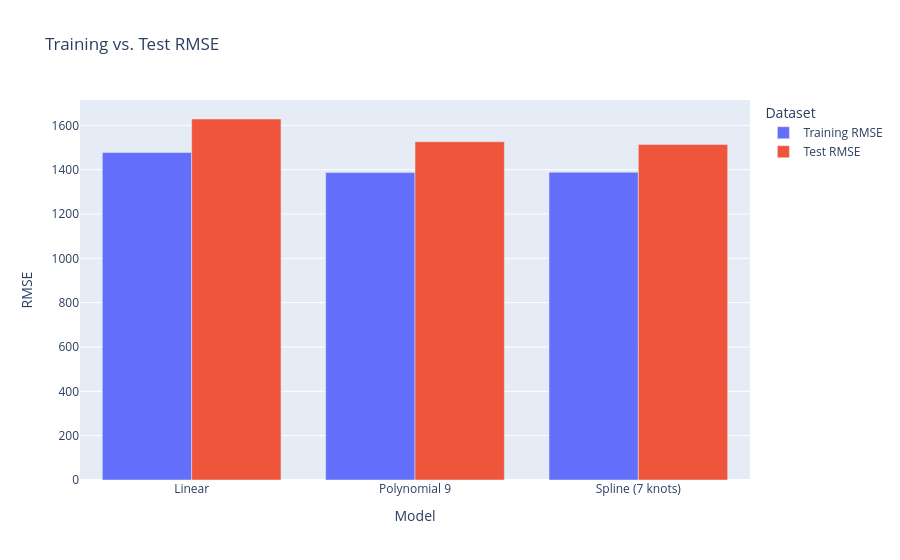

Here is the notebook cell this chart was saved with:
### Code cell
rmse_long = rmse_table.melt(
    id_vars="Model",
    value_vars=[
        "Training RMSE",
        "Test RMSE"
    ],
    var_name="Dataset",
    value_name="RMSE"
)

fig = px.bar(
    rmse_long,
    x="Model",
    y="RMSE",
    color="Dataset",
    barmode="group",
    title="Training vs. Test RMSE"
)

fig.show()

### Figure 1 — Plotly figure (JSON) as saved in the notebook; plotly's stock layout.template omitted (floating-point values rounded to 4 significant figures)
{"data": [{"alignmentgroup": "True", "hovertemplate": "Dataset=Training RMSE<br>Model=%{x}<br>RMSE=%{y}<extra></extra>", "legendgroup": "Training RMSE", "marker": {"color": "#636efa", "pattern": {"shape": ""}}, "name": "Training RMSE", "offsetgroup": "Training RMSE", "orientation": "v", "showlegend": true, "textposition": "auto", "type": "bar", "x": ["Linear", "Polynomial 9", "Spline (7 knots)"], "xaxis": "x", "y": [1477.0, 1387.0, 1388.0], "yaxis": "y"}, {"alignmentgroup": "True", "hovertemplate": "Dataset=Test RMSE<br>Model=%{x}<br>RMSE=%{y}<extra></extra>", "legendgroup": "Test RMSE", "marker": {"color": "#EF553B", "pattern": {"shape": ""}}, "name": "Test RMSE", "offsetgroup": "Test RMSE", "orientation": "v", "showlegend": true, "textposition": "auto", "type": "bar", "x": ["Linear", "Polynomial 9", "Spline (7 knots)"], "xaxis": "x", "y": [1629.0, 1526.0, 1513.0], "yaxis": "y"}], "layout": {"barmode": "group", "legend": {"title": {"text": "Dataset"}, "tracegroupgap": 0}, "title": {"text": "Training vs. Test RMSE"}, "xaxis": {"anchor": "y", "domain": [0, 1], "title": {"text": "Model"}}, "yaxis": {"anchor": "x", "domain": [0, 1], "title": {"text": "RMSE"}}}}
